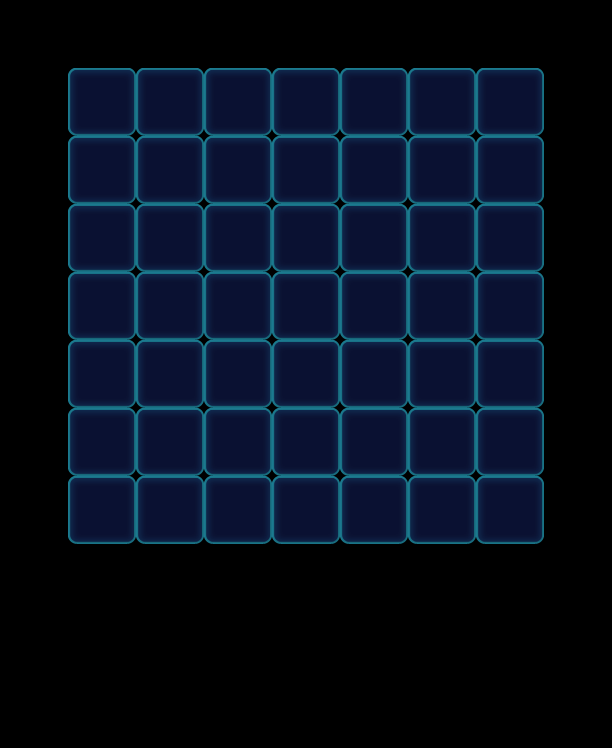

The image is a tile-based game level rendered from a .tmx file. Its description and source (layers, tilesets, objects; grid data summarised) follow:
An orthogonal 9x11 tile map with 68x68 px tiles, 1 tile layer (Valid), 2 tilesets and 56 objects (49x Monster, 7x Factory_Normal).

<map version="1.0" orientation="orthogonal" width="9" height="11" tilewidth="68" tileheight="68">
 <tileset firstgid="1" name="game_grid1" tilewidth="68" tileheight="68">
  <image source="game_grid1.png" width="68" height="68" />
 </tileset>
 <tileset firstgid="2" name="map" tilewidth="68" tileheight="68">
  <image source="map.png" width="1024" height="1024" />
 </tileset>
 <layer name="Valid" width="9" height="11">
  <data>[99 cells, 49 non-empty, 1 distinct tile ids]</data>
 </layer>
 <objectgroup name="BottomObj" width="9" height="11" />
 <objectgroup name="MiddleObj" width="9" height="11">
  <object type="Monster" gid="3" x="136" y="408">
   <properties>
    <property name="Color" value="Green" />
   </properties>
  </object>
  <object type="Monster" gid="2" x="272" y="272">
   <properties>
    <property name="Color" value="Blue" />
   </properties>
  </object>
  <object type="Monster" gid="19" x="68" y="136">
   <properties>
    <property name="Color" value="Yellow" />
   </properties>
  </object>
  <object type="Monster" gid="4" x="476" y="476">
   <properties>
    <property name="Color" value="Orange" />
   </properties>
  </object>
  <object type="Monster" gid="19" x="408" y="476">
   <properties>
    <property name="Color" value="Yellow" />
   </properties>
  </object>
  <object type="Monster" gid="19" x="136" y="340">
   <properties>
    <property name="Color" value="Yellow" />
   </properties>
  </object>
  <object type="Monster" gid="4" x="272" y="340">
   <properties>
    <property name="Color" value="Orange" />
   </properties>
  </object>
  <object type="Monster" gid="2" x="408" y="340">
   <properties>
    <property name="Color" value="Blue" />
   </properties>
  </object>
  <object type="Monster" gid="17" x="136" y="476">
   <properties>
    <property name="Color" value="Purple" />
   </properties>
  </object>
  <object type="Monster" gid="3" x="272" y="476">
   <properties>
    <property name="Color" value="Green" />
   </properties>
  </object>
  <object type="Monster" gid="19" x="204" y="204">
   <properties>
    <property name="Color" value="Yellow" />
   </properties>
  </object>
  <object type="Monster" gid="19" x="340" y="272">
   <properties>
    <property name="Color" value="Yellow" />
   </properties>
  </object>
  <object type="Monster" gid="19" x="68" y="544">
   <properties>
    <property name="Color" value="Yellow" />
   </properties>
  </object>
  <object type="Monster" gid="4" x="204" y="136">
   <properties>
    <property name="Color" value="Orange" />
   </properties>
  </object>
  <object type="Monster" gid="4" x="408" y="204">
   <properties>
    <property name="Color" value="Orange" />
   </properties>
  </object>
  <object type="Monster" gid="4" x="476" y="272">
   <properties>
    <property name="Color" value="Orange" />
   </properties>
  </object>
  <object type="Monster" gid="4" x="204" y="408">
   <properties>
    <property name="Color" value="Orange" />
   </properties>
  </object>
  <object type="Monster" gid="4" x="68" y="272">
   <properties>
    <property name="Color" value="Orange" />
   </properties>
  </object>
  <object type="Monster" gid="2" x="136" y="204">
   <properties>
    <property name="Color" value="Blue" />
   </properties>
  </object>
  <object type="Monster" gid="2" x="272" y="136">
   <properties>
    <property name="Color" value="Blue" />
   </properties>
  </object>
  <object type="Monster" gid="2" x="476" y="136">
   <properties>
    <property name="Color" value="Blue" />
   </properties>
  </object>
  <object type="Monster" gid="2" x="204" y="476">
   <properties>
    <property name="Color" value="Blue" />
   </properties>
  </object>
  <object type="Monster" gid="2" x="340" y="544">
   <properties>
    <property name="Color" value="Blue" />
   </properties>
  </object>
  <object type="Monster" gid="2" x="476" y="544">
   <properties>
    <property name="Color" value="Blue" />
   </properties>
  </object>
  <object type="Monster" gid="17" x="68" y="204">
   <properties>
    <property name="Color" value="Purple" />
   </properties>
  </object>
  <object type="Monster" gid="17" x="136" y="136">
   <properties>
    <property name="Color" value="Purple" />
   </properties>
  </object>
  <object type="Monster" gid="17" x="204" y="272">
   <properties>
    <property name="Color" value="Purple" />
   </properties>
  </object>
  <object type="Monster" gid="17" x="340" y="340">
   <properties>
    <property name="Color" value="Purple" />
   </properties>
  </object>
  <object type="Monster" gid="17" x="476" y="408">
   <properties>
    <property name="Color" value="Purple" />
   </properties>
  </object>
  <object type="Monster" gid="17" x="204" y="544">
   <properties>
    <property name="Color" value="Purple" />
   </properties>
  </object>
  <object type="Monster" gid="17" x="68" y="408">
   <properties>
    <property name="Color" value="Purple" />
   </properties>
  </object>
  <object type="Monster" gid="3" x="272" y="204">
   <properties>
    <property name="Color" value="Green" />
   </properties>
  </object>
  <object type="Monster" gid="3" x="136" y="272">
   <properties>
    <property name="Color" value="Green" />
   </properties>
  </object>
  <object type="Monster" gid="3" x="204" y="340">
   <properties>
    <property name="Color" value="Green" />
   </properties>
  </object>
  <object type="Monster" gid="3" x="408" y="272">
   <properties>
    <property name="Color" value="Green" />
   </properties>
  </object>
  <object type="Monster" gid="3" x="408" y="136">
   <properties>
    <property name="Color" value="Green" />
   </properties>
  </object>
  <object type="Monster" gid="3" x="476" y="204">
   <properties>
    <property name="Color" value="Green" />
   </properties>
  </object>
  <object type="Monster" gid="3" x="408" y="544">
   <properties>
    <property name="Color" value="Green" />
   </properties>
  </object>
  <object type="Monster" gid="3" x="340" y="408">
   <properties>
    <property name="Color" value="Green" />
   </properties>
  </object>
  <object type="Monster" gid="4" x="68" y="476">
   <properties>
    <property name="Color" value="Orange" />
   </properties>
  </object>
  <object type="Monster" gid="4" x="272" y="544">
   <properties>
    <property name="Color" value="Orange" />
   </properties>
  </object>
  <object type="Monster" gid="2" x="68" y="340">
   <properties>
    <property name="Color" value="Blue" />
   </properties>
  </object>
  <object type="Monster" gid="2" x="272" y="408">
   <properties>
    <property name="Color" value="Blue" />
   </properties>
  </object>
  <object type="Monster" gid="17" x="476" y="340">
   <properties>
    <property name="Color" value="Purple" />
   </properties>
  </object>
  <object type="Monster" gid="17" x="340" y="476">
   <properties>
    <property name="Color" value="Purple" />
   </properties>
  </object>
  <object type="Monster" gid="17" x="340" y="136">
   <properties>
    <property name="Color" value="Purple" />
   </properties>
  </object>
  <object type="Monster" gid="19" x="340" y="204">
   <properties>
    <property name="Color" value="Yellow" />
   </properties>
  </object>
  <object type="Monster" gid="19" x="408" y="408">
   <properties>
    <property name="Color" value="Yellow" />
   </properties>
  </object>
  <object type="Monster" gid="19" x="136" y="544">
   <properties>
    <property name="Color" value="Yellow" />
   </properties>
  </object>
 </objectgroup>
 <objectgroup color="#000000" name="TopObj" width="9" height="11">
  <object name="10" type="Factory_Normal" x="68" y="0" width="68" height="68">
   <properties>
    <property name="FactoryColorsConfig" value="Blue,Green,Yellow,Purple,Orange" />
   </properties>
  </object>
  </objectgroup>
</map>
<!-- 6 of 56 objects omitted -->
